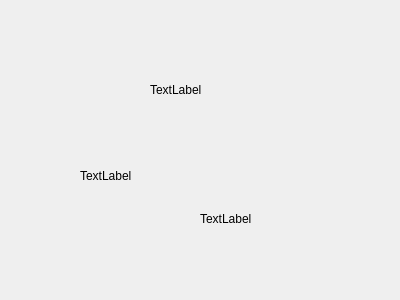
<?xml version="1.0" encoding="UTF-8"?>
<ui version="4.0">
 <class>TopDialog</class>
 <widget class="QDialog" name="TopDialog">
  <property name="geometry">
   <rect>
    <x>0</x>
    <y>0</y>
    <width>400</width>
    <height>300</height>
   </rect>
  </property>
  <property name="windowTitle">
   <string>Dialog</string>
  </property>
  <widget class="QLabel" name="lbl1">
   <property name="geometry">
    <rect>
     <x>80</x>
     <y>160</y>
     <width>161</width>
     <height>31</height>
    </rect>
   </property>
   <property name="accessibleName">
    <string extracomment="TimeStamps"/>
   </property>
   <property name="text">
    <string>TextLabel</string>
   </property>
  </widget>
  <widget class="QLabel" name="label">
   <property name="geometry">
    <rect>
     <x>150</x>
     <y>80</y>
     <width>63</width>
     <height>19</height>
    </rect>
   </property>
   <property name="text">
    <string>TextLabel</string>
   </property>
  </widget>
  <widget class="QLabel" name="label_2">
   <property name="geometry">
    <rect>
     <x>200</x>
     <y>209</y>
     <width>63</width>
     <height>20</height>
    </rect>
   </property>
   <property name="text">
    <string>TextLabel</string>
   </property>
  </widget>
 </widget>
 <resources/>
 <connections/>
</ui>
